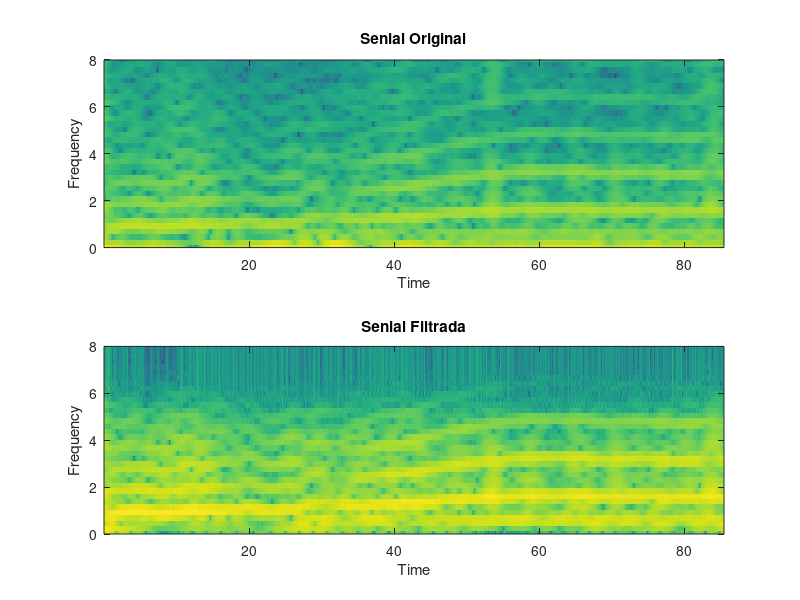

Reproduce this figure in MATLAB.
clear all;

addpath('/usr/share/octave/packages/signal-1.3.2'); %incluye el specgram

load intensidad_RGB.mat; % brillo, 1 es R, 2 es G, 3 es B.
%load audio_det.mat;
%
video_length = length(brillo);

frec_video = 29.37; %frecuencia muestreo video
t_video = 1/(2*pi*frec_video); %tiempo muestreo video

ejeXvideo = 0 : t_video : ((video_length-1)*t_video);

[b, a] = butter( 5, [0.5/frec_video , 10/frec_video]);

ida_vuelta = filtfilt(b, a, brillo(:,2));

filtrado = filter(b, a, brillo(:,2));

%frec_audio = 50; %frecuencia muestreo audio
%t_audio = 1/(2*pi*frec_audio); %tiempo muestreo audio
%
%
%ejeXaudio = 0 : t_video : 10;


%yts = specgram(brillo, 256, 1000, [], 200);

step = ceil(20*frec_video/1000);
%window = hamming(100*frec_video/1000);
window = hamming(128);
%Hamming 128 puntos

figure;

subplot(2,1,1);
%specgram(brillo(:,2), 2^nextpow2(128), frec_video, window, window - step);
specgram(brillo(:,2), 2^nextpow2(128), frec_video, window, 127);
ylim([0  8]);
title('Senial Original');

subplot(2,1,2);
%specgram(ida_vuelta, 2^nextpow2(128), frec_video, window, window - step);
specgram(ida_vuelta, 2^nextpow2(128), frec_video, window, 127);
%caxis([0 70]);
ylim([0  8]);
title('Senial Filtrada');

%%ylim([10^-6  1]);
%%hold on;
%%semilogy(5:25,PeDigTeorica,'k');
%%ylim([10^-6  1]);
%%plot( ejeXvideo, brillo);
%%plot( ejeXvideo, brillo(:,2));
%xlabel('t [s]');
%ylabel('brillo [dB]');
%%legend('Curva simulada','Curva teorica','location','NorthEastOutside');
%title('Titulo');
print -djpg imagenes/punto_8_espectograma_cardiometro.jpg; %Octave
grid minor;
 
